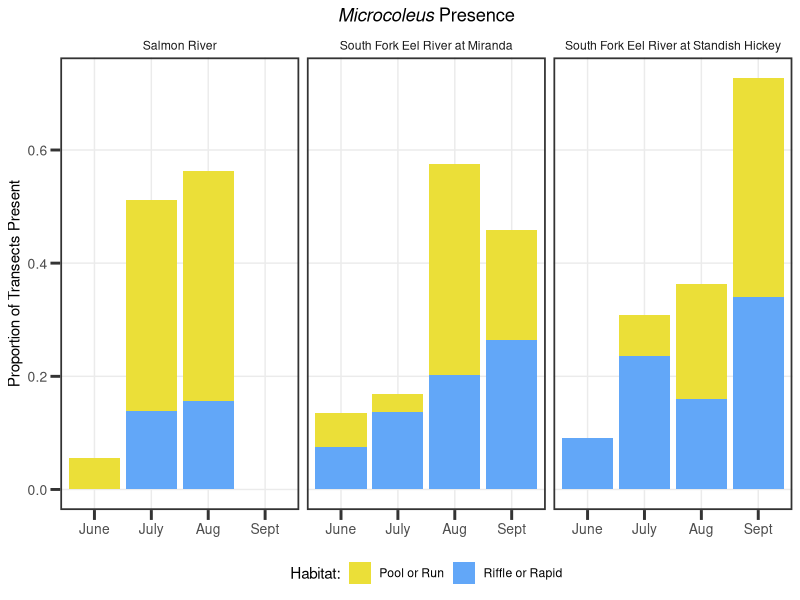
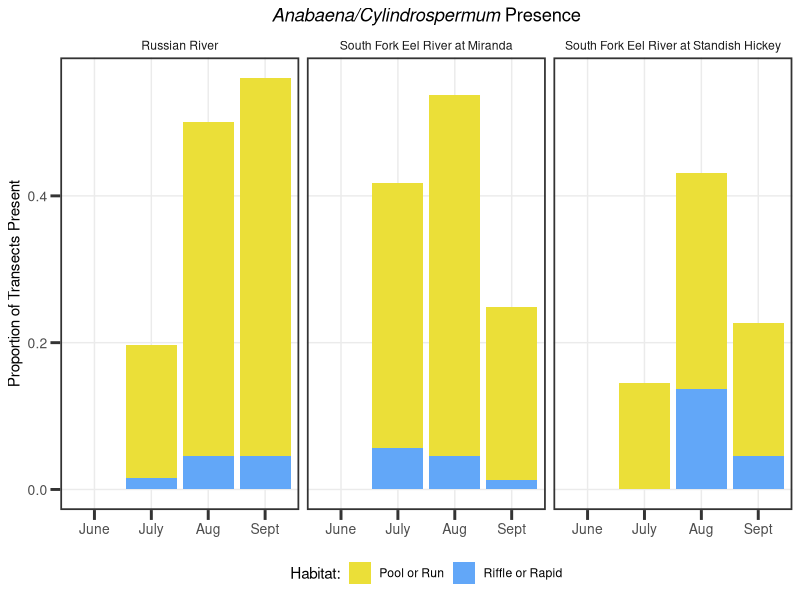
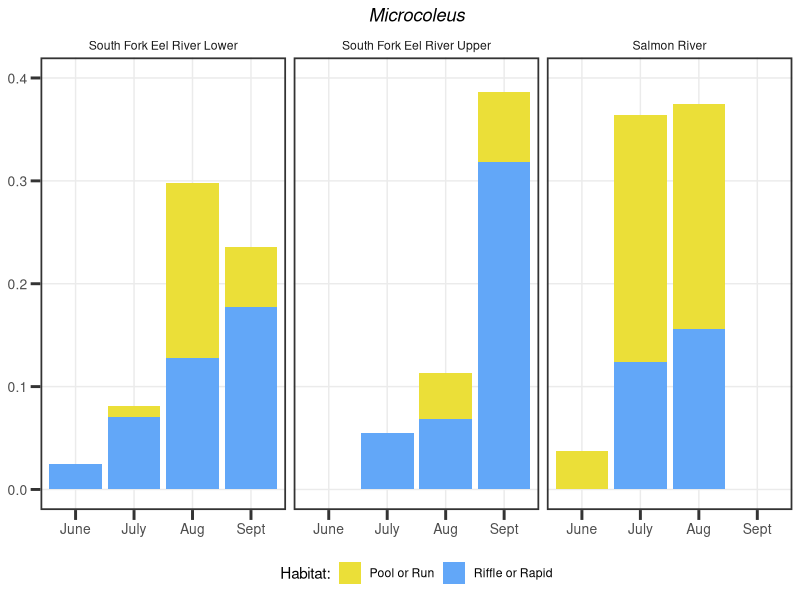
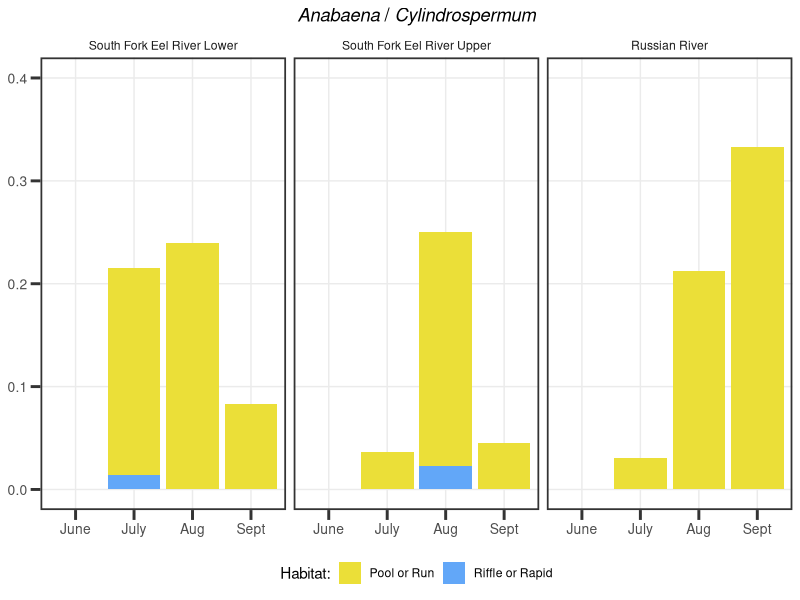
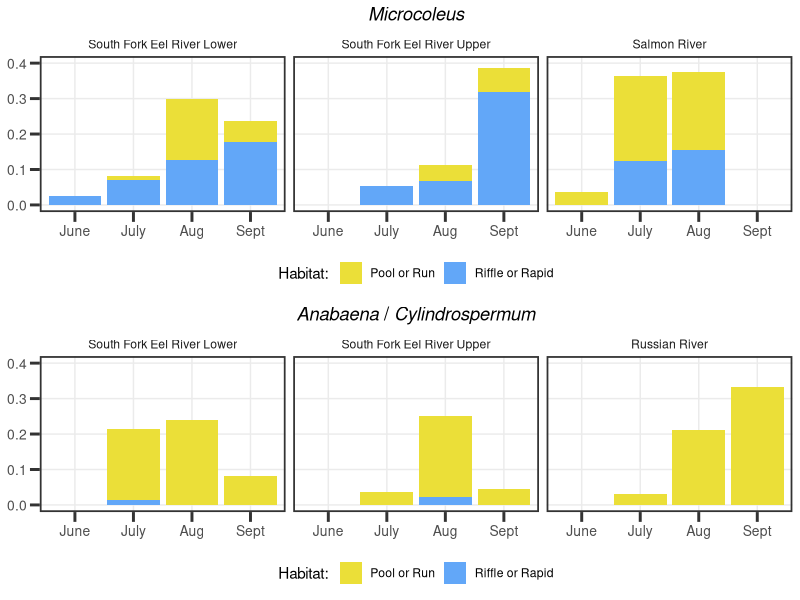
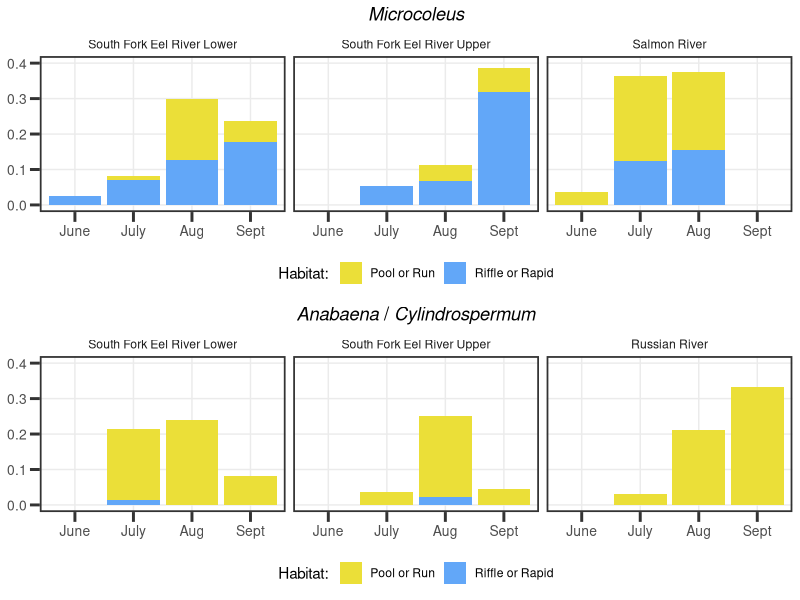

R code for these plots, in order:
#### Supplemental figures related to habitat occupied by benthic cyanobacteria
### Jordan Zabrecky
## last edited: 07.21.2025

# This figure shows the amount of 

#### (1) Loading libraries and anatoxins data ####

# loading libraries
lapply(c("tidyverse", "lubridate", "ggtext", "cowplot"), require, character.only = T)

# loading survey data including each transect 
# (y if present within 7.5-m of transect where habitat was recorded)
surveys <- read.csv("./data/EDI_data_package/benthic_surveys.csv") %>% 
  mutate(field_date = ymd(field_date)) %>% 
  mutate(month = month(field_date)) %>% 
  mutate(year = year(field_date))

#### (2) Summarizing data ####

# replace "y" and "n" with numbers for presence within a transect
surveys$Micro_pres[surveys$Micro_pres == "y"] <- 1
surveys$Ana_Cyl_pres[surveys$Ana_Cyl_pres == "y"] <- 1
surveys$Micro_pres[surveys$Micro_pres == "n"] <- 0
surveys$Ana_Cyl_pres[surveys$Ana_Cyl_pres == "n"] <- 0

# convert column type to numeric
surveys$Micro_pres <- as.numeric(surveys$Micro_pres)
surveys$Ana_Cyl_pres <- as.numeric(surveys$Ana_Cyl_pres)

# make column with "y/1" or "n/0" to indicate presence within quadrat
surveys <- surveys %>% 
  mutate(Micro_quadrat = case_when(Microcoleus > 0 ~ 1,
                                   TRUE ~ 0),
         Anacyl_quadrat = case_when(Anabaena_Cylindrospermum > 0 ~ 1,
                                 TRUE ~ 0))

# group by month, riffle_rapid, and site and count number of taxa-specific
# observations
summarized <- surveys %>% 
  dplyr::group_by(site, month, riffle_rapid) %>% 
  dplyr::summarize(num_micro = sum(Micro_pres),
                   num_anacyl = sum(Ana_Cyl_pres),
                   quadrat_micro = sum(Micro_quadrat),
                   quadrat_anacyl = sum(Anacyl_quadrat))

# get total number of transects surveyed for each site and month
# regardless of habitat
total <- surveys %>% 
  dplyr::group_by(site, month) %>% 
  dplyr::summarize(total_transects = length(transect))

# left join the two
summarized <- left_join(summarized, total, by = c("site", "month"))

# calculate proportion of transects that have taxa-specific observations
summarized$prop_micro_transect <- summarized$num_micro / summarized$total_transects
summarized$prop_micro_quadrat <- summarized$quadrat_micro / summarized$total_transects
summarized$prop_anacyl_transect <- summarized$num_anacyl / summarized$total_transects
summarized$prop_anacyl_quadrat <- summarized$quadrat_anacyl / summarized$total_transects

# remove NAs for when no habitat was recorded
summarized <- na.omit(summarized)

##### (3) Making figures ####

# set universal theme for all plots
theme_set(theme_bw() + theme(legend.position = "bottom",
                             panel.grid.minor = element_blank(),
                             panel.border = element_rect(linewidth = 1.2), axis.ticks = element_line(linewidth = 1),
                             axis.text.x = element_text(size = 10), axis.ticks.length=unit(.25, "cm"),
                             axis.text.y = element_text(size = 10), strip.background = element_blank(),
                             plot.title = element_markdown(hjust = 0.5)))

# need to make month a character
summarized$month <- as.character(summarized$month)

# separate out micro data and anabaena data (so site without taxa does not plot!)
micro_summarized <- summarized %>% 
  filter(site != "RUS")
anacyl_summarized <- summarized %>% 
  # while one reach had a single anabaena siting, it was not in quadrat
  filter(site != "SAL")

## Trying with survey presence/absence

# microcoleus
presence_micro <- ggplot(data = micro_summarized, aes(x = month, y = prop_micro_transect, fill = riffle_rapid)) +
  geom_bar(position="stack", stat = "identity") +
  scale_x_discrete(labels = c("June", "July", "Aug", "Sept")) +
  scale_fill_manual("Habitat:", labels = c("Pool or Run", "Riffle or Rapid"),
                    values = c("#ebdf38", "#62a7f8")) +
  facet_wrap(~site, labeller =  as_labeller(c(`SAL` = "Salmon River", 
                                              `SFE-M`= "South Fork Eel River at Miranda",
                                              `SFE-SH` = "South Fork Eel River at Standish Hickey"))) +
  labs(x = NULL, y = "Proportion of Transects Present", title = "*Microcoleus* Presence")
presence_micro

# anabaena/cylindrospermum
presence_ana <- ggplot(data = anacyl_summarized, aes(x = month, y = prop_anacyl_transect, fill = riffle_rapid)) +
  geom_bar(position="stack", stat = "identity") +
  scale_x_discrete(labels = c("June", "July", "Aug", "Sept")) +
  scale_fill_manual("Habitat:", labels = c("Pool or Run", "Riffle or Rapid"),
                    values = c("#ebdf38", "#62a7f8")) +
  facet_wrap(~site, labeller =  as_labeller(c(`RUS` = "Russian River", 
                                              `SFE-M`= "South Fork Eel River at Miranda",
                                              `SFE-SH` = "South Fork Eel River at Standish Hickey"))) +
  labs(x = NULL, y = "Proportion of Transects Present", title = "*Anabaena/Cylindrospermum* Presence")
presence_ana

# I think that since this presence/absence includes up to ~7.5-m
# out from where quadrat was placed and habitat was recorded
# so habitat could have changed and overall it sends a
# less clear message than conveyed than using quadrat presence/absence

## Trying with quadrat presence absence data

# factor to get preferred ordering for ggplot
micro_summarized$site_f <- factor(micro_summarized$site, levels = c("SFE-M", "SFE-SH",
                                                                    "SAL"))
anacyl_summarized$site_f <- factor(anacyl_summarized$site, levels = c("SFE-M", "SFE-SH",
                                                                      "RUS"))

# microcoleus
quadrat_micro <- ggplot(data = micro_summarized, aes(x = month, y = prop_micro_quadrat, fill = riffle_rapid)) +
  geom_bar(position="stack", stat = "identity") +
  scale_x_discrete(labels = c("June", "July", "Aug", "Sept")) +
  scale_y_continuous(limits = c(0, 0.4)) +
  scale_fill_manual("Habitat:", labels = c("Pool or Run", "Riffle or Rapid"),
                    values = c("#ebdf38", "#62a7f8")) +
  facet_wrap(~site_f, labeller =  as_labeller(c(`SAL` = "Salmon River", 
                                              `SFE-M`= "South Fork Eel River Lower",
                                              `SFE-SH` = "South Fork Eel River Upper"))) +
  labs(x = NULL, y = NULL, title = "*Microcoleus*")
quadrat_micro

# anabaena
quadrat_anacyl <- ggplot(data = anacyl_summarized, aes(x = month, y = prop_anacyl_quadrat, fill = riffle_rapid)) +
  geom_bar(position="stack", stat = "identity") +
  scale_x_discrete(labels = c("June", "July", "Aug", "Sept")) +
  scale_y_continuous(limits = c(0, 0.4)) +
  scale_fill_manual("Habitat:", labels = c("Pool or Run", "Riffle or Rapid"),
                    values = c("#ebdf38", "#62a7f8")) +
  facet_wrap(~site_f, labeller =  as_labeller(c(`RUS` = "Russian River", 
                                              `SFE-M`= "South Fork Eel River Lower",
                                              `SFE-SH` = "South Fork Eel River Upper"))) +
  labs(x = NULL, y = NULL, title = "*Anabaena* / *Cylindrospermum*")
quadrat_anacyl

# putting togther plots
final <- plot_grid(quadrat_micro, quadrat_anacyl, ncol = 1)
final

# save
ggsave("./figures/sfig_habitats_notfinal.tiff", dpi = 600, 
       width=16, height=14, unit="cm")

#### (4) Misc. Q ####

## Q: how much of riffle is covered by Microcoleus?
q <- surveys %>% 
  filter(site == "SFE-M" & riffle_rapid == "y") %>% 
  dplyr::group_by(field_date) %>% 
  dplyr::summarize(micro_cover = mean(Microcoleus))
